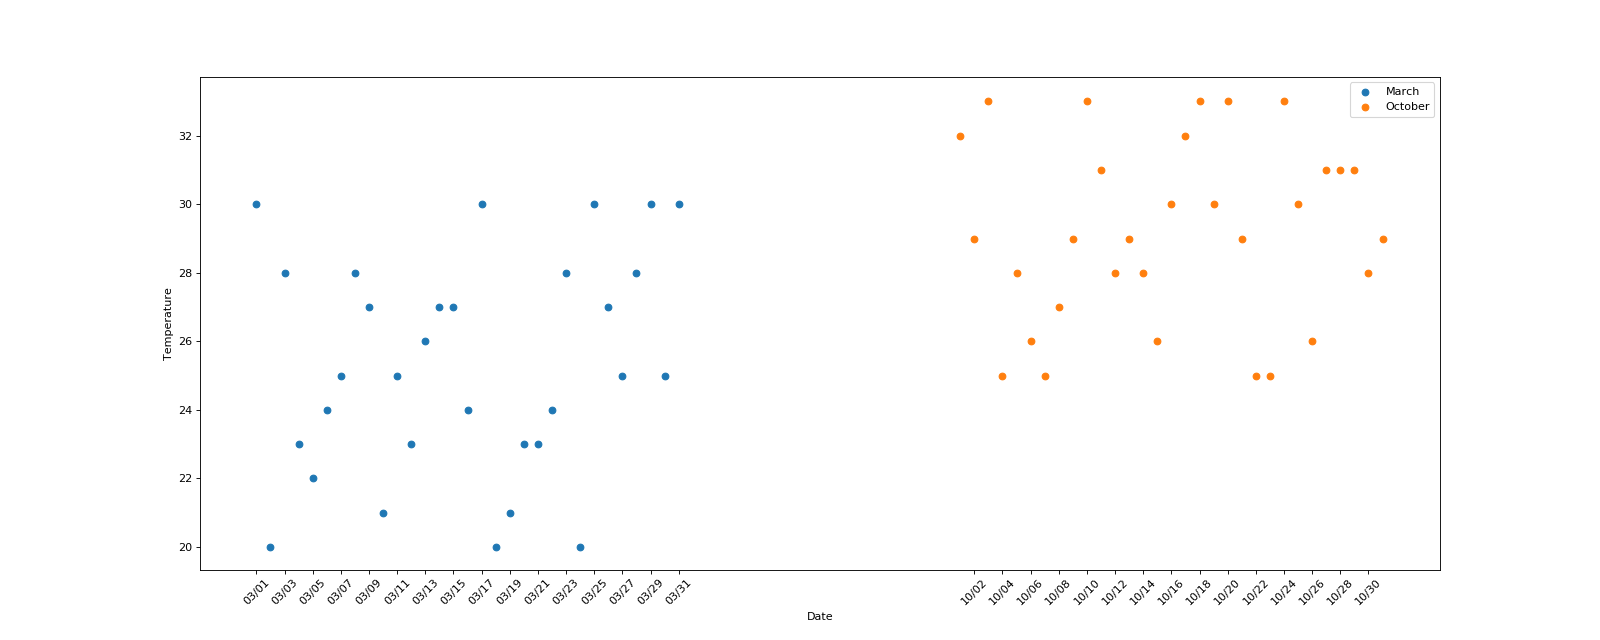

Write Python code to recreate this figure.
from matplotlib import pyplot as plt
import random

x_mar = range(1, 32)
x_oct = range(51, 82)

temp_mar = [random.randint(20, 30) for i in range(0, 31)]
temp_oct = [random.randint(25, 33) for i in range(0, 31)]

plt.figure(figsize = (20, 8), dpi = 80)

plt.scatter(x_mar, temp_mar, label = 'March')
plt.scatter(x_oct, temp_oct, label = 'October')

_x = list(x_mar) + list(x_oct)
_x_labels = ['03/{}'.format(i) if i >= 10 else '03/0{}'.format(i) for i in range(1, 32)]
_x_labels += ['10/{}'.format(i) if i >= 10 else '10/0{}'.format(i) for i in range(1, 32)]
plt.xticks(_x[::2], _x_labels[::2], rotation = 45)
plt.xlabel('Date')
plt.ylabel('Temperature')
plt.legend()

plt.savefig('./Scatter.png')

plt.show()